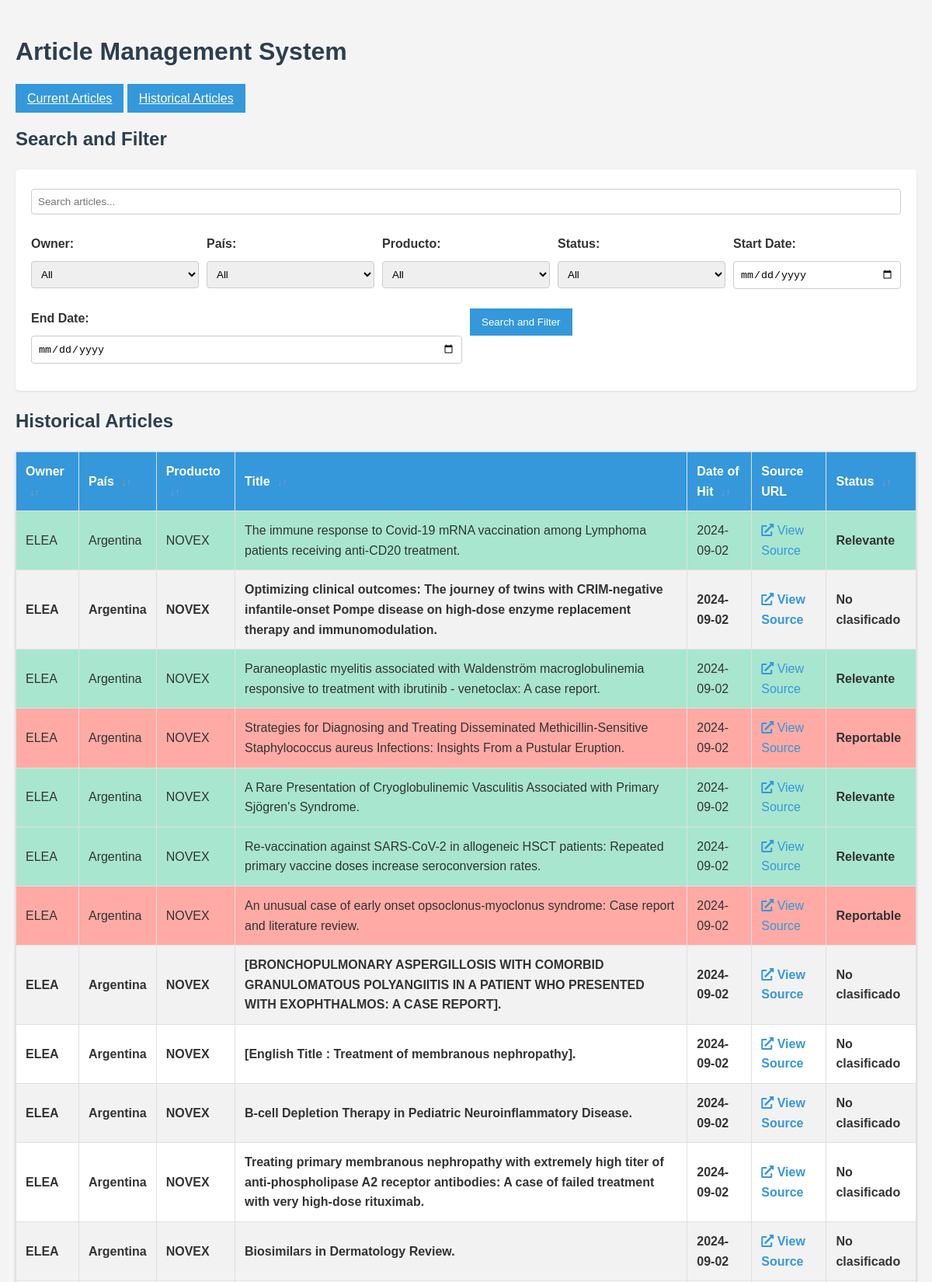
/historical (upper part), run on the app's committed database.
### models.py (models this page shows)
class Article(db.Model):
    id = db.Column(db.Integer, primary_key=True)
    articleSourceId = db.Column(db.String(255), nullable=False)
    sourceUrl = db.Column(db.String(255), nullable=False)
    title = db.Column(db.Text, nullable=False)
    englishAbstract = db.Column(db.Text)
    spanishAbstract = db.Column(db.Text)
    portugueseAbstract = db.Column(db.Text)
    owner = db.Column(db.String(255), nullable=False)
    pais = db.Column(db.String(255), nullable=False)
    producto = db.Column(db.String(255), nullable=False)
    dateOfHit = db.Column(db.Date, nullable=False)
    status = db.Column(db.String(20), default="No clasificado")
    is_historical = db.Column(db.Boolean, default=False)

### routes.py (the view)
@main.route('/historical')
def historical():
    logging.debug("Entering historical route")
    search_query = request.args.get('search', '')
    owner_filter = request.args.get('owner', '')
    pais_filter = request.args.get('pais', '')
    producto_filter = request.args.get('producto', '')
    status_filter = request.args.get('status', '')
    start_date = request.args.get('start_date', '')
    end_date = request.args.get('end_date', '')
    query = Article.query.filter_by(is_historical=True)
    query = apply_filters(query, search_query, owner_filter, pais_filter, producto_filter, status_filter, start_date, end_date)
    articles = query.all()
    logging.debug(f"Retrieved {len(articles)} historical articles from the database")
    owners = db.session.query(Article.owner.distinct()).all()
    paises = db.session.query(Article.pais.distinct()).all()
    productos = db.session.query(Article.producto.distinct()).all()
    logging.debug(f"Retrieved {len(owners)} owners, {len(paises)} paises, and {len(productos)} productos")
    return render_template('index.html', articles=articles, owners=owners, paises=paises, productos=productos,
                           search_query=search_query, owner_filter=owner_filter, pais_filter=pais_filter,
                           producto_filter=producto_filter, status_filter=status_filter,
                           start_date=start_date, end_date=end_date, historical=True)

### routes.py (called while the page is built, shortened)
def apply_filters(query, search_query, owner_filter, pais_filter, producto_filter, status_filter, start_date, end_date):
    if owner_filter:
        query = query.filter(Article.owner == owner_filter)
    if pais_filter:
        query = query.filter(Article.pais == pais_filter)
    if producto_filter:
        query = query.filter(Article.producto == producto_filter)
    if status_filter:
        query = query.filter(Article.status == status_filter)
    if start_date:
        query = query.filter(Article.dateOfHit >= datetime.strptime(start_date, '%Y-%m-%d').date())
    if end_date:
        query = query.filter(Article.dateOfHit <= datetime.strptime(end_date, '%Y-%m-%d').date())
    return query

### templates/index.html (shortened to what this page needs)
{% extends "base.html" %}
{% block content %}
<section id="search-filter">
    <h2>Search and Filter</h2>
    <form id="searchFilterForm" method="GET" action="{{ url_for('main.historical' if historical else 'main.index') }}">
        <div class="form-group">
            <input type="text" name="search" placeholder="Search articles..." value="{{ search_query }}">
        </div>
        <div class="form-group">
            <label for="owner">Owner:</label>
            <select name="owner">
                <option value="">All</option>
            </select>
        </div>
        <div class="form-group">
            <label for="pais">País:</label>
            <select name="pais">
                <option value="">All</option>
            </select>
        </div>
        <div class="form-group">
            <label for="producto">Producto:</label>
            <select name="producto">
                <option value="">All</option>
            </select>
        </div>
        <div class="form-group">
            <label for="status">Status:</label>
            <select name="status">
                <option value="">All</option>
            </select>
        </div>
        <div class="form-group">
            <label for="start_date">Start Date:</label>
            <input type="date" name="start_date" value="{{ start_date }}">
        </div>
        <div class="form-group">
            <label for="end_date">End Date:</label>
            <input type="date" name="end_date" value="{{ end_date }}">
        </div>
        <div class="form-group">
            <button type="submit">Search and Filter</button>
        </div>
    </form>
</section>
<section id="articles">
    <h2>{% if historical %}Historical {% endif %}Articles</h2>
    <table id="articlesTable">
        <thead>
            <tr>
                <th data-sort="owner">Owner <span class="sort-icon">&#8595;&#8593;</span></th>
                <th data-sort="pais">País <span class="sort-icon">&#8595;&#8593;</span></th>
                <th data-sort="producto">Producto <span class="sort-icon">&#8595;&#8593;</span></th>
                <th data-sort="title">Title <span class="sort-icon">&#8595;&#8593;</span></th>
                <th data-sort="dateOfHit">Date of Hit <span class="sort-icon">&#8595;&#8593;</span></th>
                <th>Source URL</th>
                <th data-sort="status">Status <span class="sort-icon">&#8595;&#8593;</span></th>
            </tr>
        </thead>
        <tbody>
            {% for article in articles %}
            <tr data-id="{{ article.id }}" class="{% if article.status == 'No clasificado' %}bold{% elif article.status == 'Relevante' %}relevante{% elif article.status == 'Reportable' %}reportable{% endif %}">
                <td>{{ article.owner }}</td>
                <td>{{ article.pais }}</td>
                <td>{{ article.producto }}</td>
                <td>{{ article.title }}</td>
                <td>{{ article.dateOfHit }}</td>
                <td><a href="{{ article.sourceUrl }}" target="_blank" class="source-link"><i class="fas fa-external-link-alt"></i> View Source</a></td>
                <td>{{ article.status }}</td>
            </tr>
            {% endfor %}
        </tbody>
    </table>
</section>
{% endblock %}

### static/css/styles.css (style rules this page uses)
body { font-family: 'Arial', sans-serif; line-height: 1.6; color: #333; margin: 0; padding: 20px; background-color: #f4f4f4; }
h1, h2 { color: #2c3e50; }
table { width: 100%; border-collapse: collapse; margin-top: 20px; background-color: #fff; box-shadow: 0 1px 3px rgba(0,0,0,0.2); }
th, td { border: 1px solid #e0e0e0; padding: 12px; text-align: left; }
th { background-color: #3498db; color: #fff; font-weight: bold; }
tr:nth-child(even) { background-color: #f2f2f2; }
button, .button { background-color: #3498db; color: #fff; border: none; padding: 10px 15px; cursor: pointer; transition: background-color 0.3s ease; }
form { background-color: #fff; padding: 20px; border-radius: 5px; box-shadow: 0 1px 3px rgba(0,0,0,0.1); }
input[type="text"], input[type="date"], select, textarea { width: 100%; padding: 8px; margin: 5px 0 15px; display: inline-block; border: 1px solid #ccc; border-radius: 4px; box-sizing: border-box; }
.form-group label { display: block; margin-bottom: 5px; font-weight: bold; }
.bold { font-weight: bold; }
.relevante { background-color: #a8e6cf !important; transition: background-color 0.5s ease; }
.reportable { background-color: #ffaaa5 !important; transition: background-color 0.5s ease; }
.source-link, #sourceUrl { color: #3498db; text-decoration: none; }
#search-filter form, #generate-report form { display: flex; flex-wrap: wrap; gap: 10px; }
#search-filter .form-group, #generate-report .form-group { flex: 1 1 200px; }
#search-filter .form-group:first-child { flex-basis: 100%; }
input[type='text'], input[type='date'], select { width: 100%; }
.sort-icon { font-size: 0.8em; margin-left: 5px; color: #999; }
th[data-sort] { cursor: pointer; }
td:nth-child(7) { font-weight: bold; }

### data on the page
Article: owner "ELEA", pais "Argentina", producto "NOVEX", title "The immune response to Covid-19 mRNA vaccination among Lymphoma patients receiving anti-CD20 treatment.", dateOfHit "2024-09-02", status "Relevante"
Article: owner "ELEA", pais "Argentina", producto "NOVEX", title "Optimizing clinical outcomes: The journey of twins with CRIM-negative infantile-onset Pompe disease on high-dose enzyme replacement therapy and immunomodulation.", dateOfHit "2024-09-02", status "No clasificado"
Article: owner "ELEA", pais "Argentina", producto "NOVEX", title "Paraneoplastic myelitis associated with Waldenström macroglobulinemia responsive to treatment with ibrutinib - venetoclax: A case report.", dateOfHit "2024-09-02", status "Relevante"
Article: owner "ELEA", pais "Argentina", producto "NOVEX", title "Strategies for Diagnosing and Treating Disseminated Methicillin-Sensitive Staphylococcus aureus Infections: Insights From a Pustular Eruption.", dateOfHit "2024-09-02", status "Reportable"
Article: owner "ELEA", pais "Argentina", producto "NOVEX", title "A Rare Presentation of Cryoglobulinemic Vasculitis Associated with Primary Sjögren's Syndrome.", dateOfHit "2024-09-02", status "Relevante"
Article: owner "ELEA", pais "Argentina", producto "NOVEX", title "Re-vaccination against SARS-CoV-2 in allogeneic HSCT patients: Repeated primary vaccine doses increase seroconversion rates.", dateOfHit "2024-09-02", status "Relevante"
Article: owner "ELEA", pais "Argentina", producto "NOVEX", title "An unusual case of early onset opsoclonus-myoclonus syndrome: Case report and literature review.", dateOfHit "2024-09-02", status "Reportable"
Article: owner "ELEA", pais "Argentina", producto "NOVEX", title "[BRONCHOPULMONARY ASPERGILLOSIS WITH COMORBID GRANULOMATOUS POLYANGIITIS IN A PATIENT WHO PRESENTED WITH EXOPHTHALMOS: A CASE REPORT].", dateOfHit "2024-09-02", status "No clasificado"
Article: owner "ELEA", pais "Argentina", producto "NOVEX", title "[English Title : Treatment of membranous nephropathy].", dateOfHit "2024-09-02", status "No clasificado"
Article: owner "ELEA", pais "Argentina", producto "NOVEX", title "B-cell Depletion Therapy in Pediatric Neuroinflammatory Disease.", dateOfHit "2024-09-02", status "No clasificado"
Article: owner "ELEA", pais "Argentina", producto "NOVEX", title "Treating primary membranous nephropathy with extremely high titer of anti-phospholipase A2 receptor antibodies: A case of failed treatment with very high-dose rituximab.", dateOfHit "2024-09-02", status "No clasificado"
Article: owner "ELEA", pais "Argentina", producto "NOVEX", title "Biosimilars in Dermatology Review.", dateOfHit "2024-09-02", status "No clasificado"
